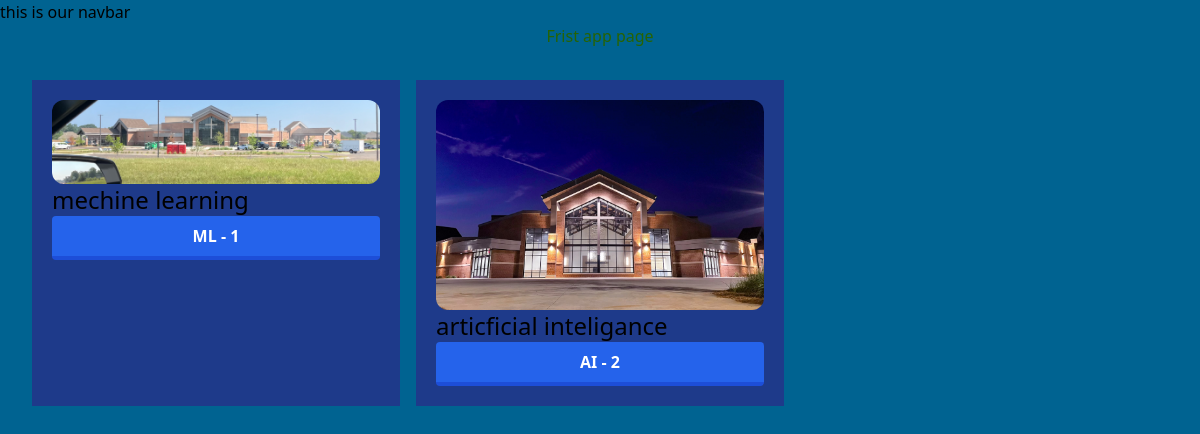
The app's page /fristapp/, older data.
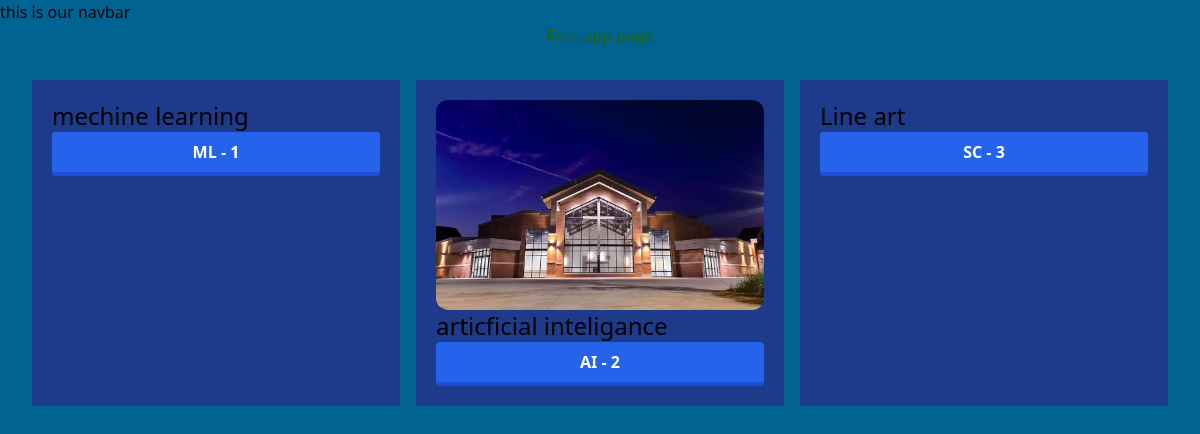
The same page, newer data.
### fristapp/models.py (models this page shows, shortened)
class appvaraity(models.Model):
  APP_TYPE_CHOICE = [
    ('ML', 'MACHINE LEARNING APP'),
    ('AI', 'ARTIFICIAL INTELIGENCE APP'),
    ('SC', 'SOCIAL MEDIA APP'),
    ('VI', 'VIDEO STREAMINMG APP'),
  ]
  name = models.CharField(max_length=100)
  image = models.ImageField(upload_to='apps/')
  date_added = models.DateTimeField(default=timezone.now)
  type = models.CharField(max_length=2, choices=APP_TYPE_CHOICE)
  description = models.TextField(default='')

### fristapp/views.py (the view)
# urls.py: path('',views.all_fristapp, name='all_fristapp'),
def all_fristapp(request):
  apps = appvaraity.objects.all()
  return render(request,'fristapp/all_fristapp.html', {'apps' : apps})

### fristapp/templates/fristapp/all_fristapp.html (shortened to what this page needs)
{% extends "layout.html" %}
{% block content %}
<h1>Frist app page</h1>
<div class="grid grid-cols-3 gap-4 m-4 p-4 w-15 ">
{% for app in apps%}
  <div class="bg-blue-900 p-5">
    <img class="rounded-xl" src="{{app.image.url}}" alt="">
    <h3 class="text-2xl rounded">{{app.name}}</h3>
    <a href="{% url 'app_detail' app.id %}">
      <button type="button" class="bg-blue-600 hover:bg-blue-300 text-white font-bold py-2 px-4 border-b-4 border-blue-700 hover:border-blue-500 rounded w-[100%]" >
        {{app.type}} - {{app.id}}
      </button>
    </a>
  </div>
{% endfor %}
</div>
{% endblock %}

Row changes from the older to the newer data that the page shows:
changed appvaraity "mechine learning": image: picture removed
added appvaraity: name "Line art", type "SC", id "3"
